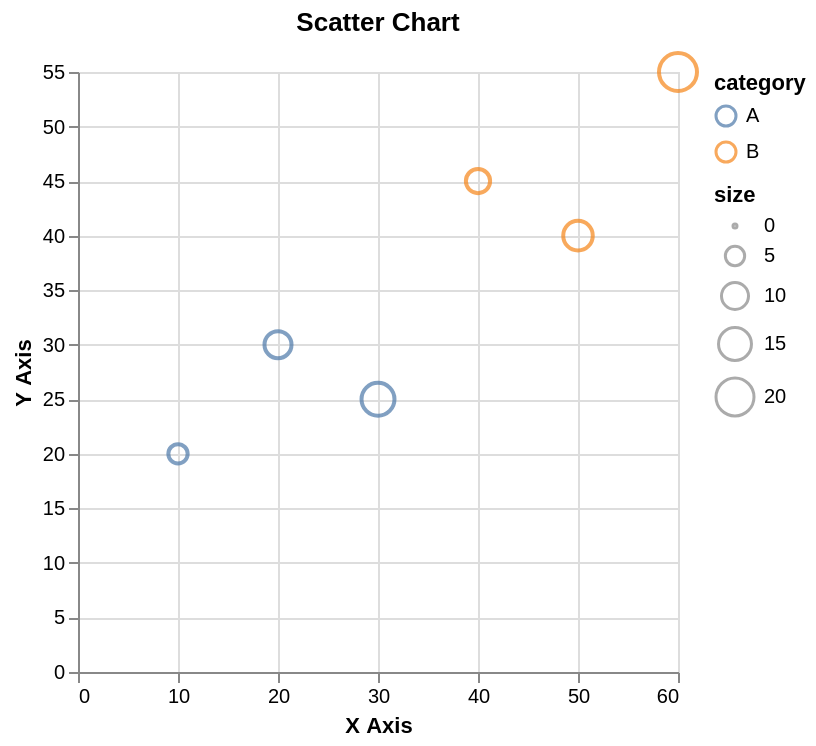

The Vega-Lite source for this figure:
### Vega-Lite specification from a JSON file in a GitHub repository (floating-point values rounded to 4 significant figures)
{"$schema": "https://vega.github.io/schema/vega-lite/v6.json", "description": "Scatter chart showing correlation.", "data": {"values": [{"x": 10, "y": 20, "size": 5, "category": "A"}, {"x": 20, "y": 30, "size": 10, "category": "A"}, {"x": 30, "y": 25, "size": 15, "category": "A"}, {"x": 40, "y": 45, "size": 8, "category": "B"}, {"x": 50, "y": 40, "size": 12, "category": "B"}, {"x": 60, "y": 55, "size": 20, "category": "B"}]}, "mark": "point", "encoding": {"x": {"field": "x", "type": "quantitative", "axis": {"title": "X Axis"}}, "y": {"field": "y", "type": "quantitative", "axis": {"title": "Y Axis"}}, "size": {"field": "size", "type": "quantitative"}, "color": {"field": "category", "type": "nominal"}}, "title": "Scatter Chart"}
